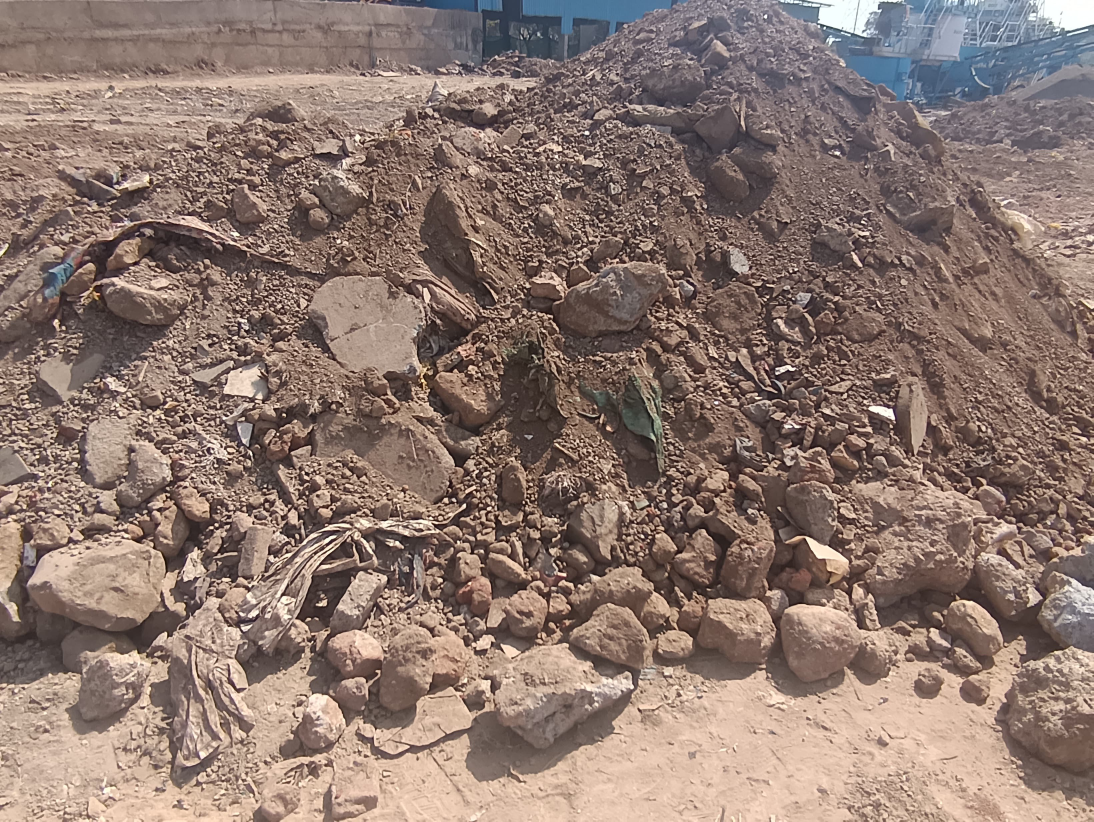
#> input picture 2.jpeg, 3280 x 2464 px (shown at 1/3 size)
$ jupyter execute --allow-errors Contours.ipynb   (shell and % lines are left out)
#> lines starting #> are read from the running program, lines starting #| are printed output that depends on the picture; after the words box and inside, x2 and y2 are one past the last pixel; in counts of white or black regions, pixels touching at a corner belong together
#> further down, image is the input picture: shape (2464, 3280, 3); mean B, G, R 111.8, 120.5, 141.3
# V1

## importing libraries

### Canny Edge Detection

[cell 1]
import os
import cv2
import numpy as np

# [30 lines left out: function img_to_polygons, not called in this run]

# Set the current working directory
path = os.getcwd()

# Define input and output directories
inputdir = os.path.join(path, "input")
outPut_dir = os.path.join(path, 'output')

# Create the output directory if it doesn't exist
os.makedirs(outPut_dir, exist_ok=True)

# List all files in the input directory
#> (the rest of this cell did not finish here and is left out)

# Test

[cell 2]
import os
import cv2
import numpy as np
# import imutils
import matplotlib.pyplot as plt

def show_contours_only(image, contours):
    # Create a black background
    black_background = np.zeros_like(image)

    # Draw contours on the black background
    cv2.drawContours(black_background, contours, -1, (255, 255, 255), 3)

    # Display the black background with white contours
    plt.imshow(cv2.cvtColor(black_background, cv2.COLOR_BGR2RGB))
    plt.title('Black Background')
    plt.axis('off')  # Hide the axis
    plt.show()

def img_to_polygons(img):
    image=img.copy()
    cordnt_list = []
    # kernel = np.ones((5, 5), np.uint8)

    t_lower = 50  # Lower Threshold
    t_upper = 150  # Upper threshold

# Applying the Canny Edge filter
    gray = cv2.cvtColor(image, cv2.COLOR_BGR2GRAY)
    edge = cv2.Canny(gray, t_lower, t_upper)
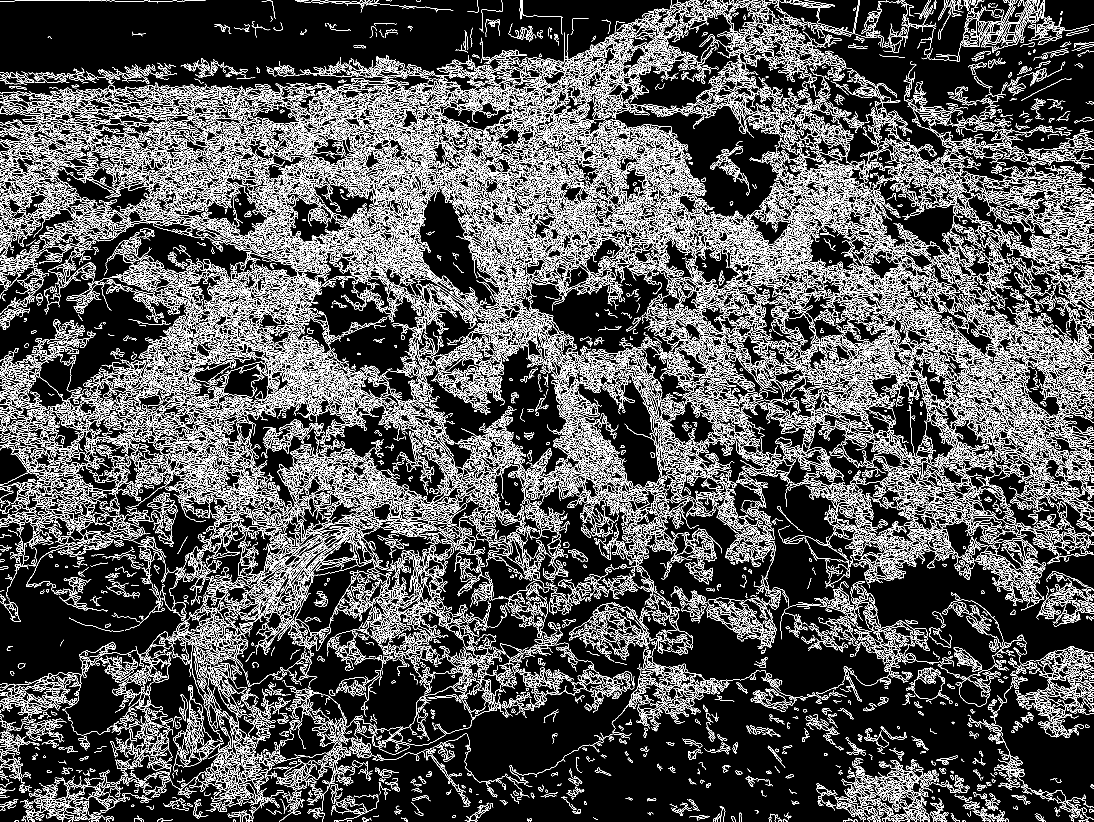
#> edge: shape (2464, 3280) (shown at 1/3 size); 13.7% white in thin lines or dots
    blur=cv2.GaussianBlur(edge,(11,11),0)
    dilated = cv2.dilate(blur,None, iterations=2)
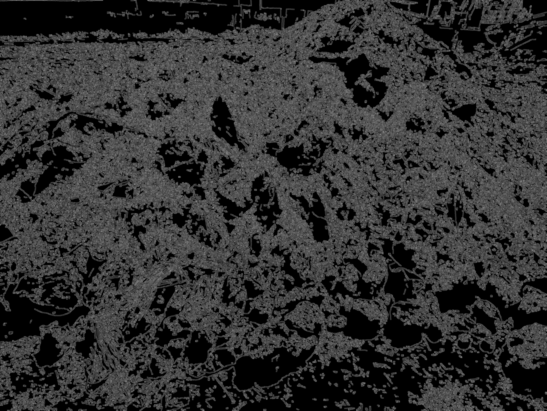
#> dilated: shape (2464, 3280) (shown at 1/6 size); min 0, max 131, mean 50.3
    eroded = cv2.erode(dilated,None,iterations=1)
    contours, hierarchy = cv2.findContours(eroded, cv2.RETR_LIST, cv2.CHAIN_APPROX_SIMPLE)
#> contours = 1424 contours, 151 with area under 20; largest, box (x1, y1, x2, y2) and area: (0, 0, 3280, 2464) 7110094, (2387, 2036, 3015, 2389) 78973, (1402, 2072, 1892, 2340) 68546, (1853, 322, 2336, 646) 61291, (2492, 85, 2963, 323) 40388
    # [15 lines of commented-out code are left out]
    print("Number of Contours found = " + str(len(contours)))
#| Number of Contours found = 1424
    contours=list(contours)
    image_copy=image.copy()
    cv2.drawContours(image_copy, contours, -1, (0, 255, 0), 3)
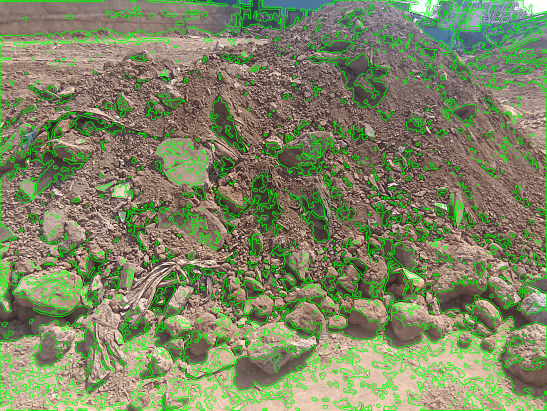
#> image_copy: shape (2464, 3280, 3) (shown at 1/6 size); mean B, G, R 100.6, 135.1, 127.5
    plt.imshow(cv2.cvtColor(image_copy, cv2.COLOR_BGR2RGB))
    plt.title('no filtering')
    plt.axis('off')  # Hide the axis
    plt.show()

    filtered_contours = [contour for contour in contours if cv2.contourArea(contour) >= 4000]
#> filtered_contours = 62 contours; largest, box (x1, y1, x2, y2) and area: (0, 0, 3280, 2464) 7110094, (2387, 2036, 3015, 2389) 78973, (1402, 2072, 1892, 2340) 68546, (1853, 322, 2336, 646) 61291, (2492, 85, 2963, 323) 40388
    image_copy=image.copy()

    print("Number of Contours found = " + str(len(filtered_contours)))
#| Number of Contours found = 62
    cv2.drawContours(image_copy, filtered_contours, -1, (0, 255, 0), 3)
    plt.imshow(cv2.cvtColor(image_copy, cv2.COLOR_BGR2RGB))
    plt.title('filter by area')
    plt.axis('off')  # Hide the axis
    plt.show()

    show_contours_only(image, filtered_contours)
#> in show_contours_only, `cv2.drawContours(black_background, contours, -1, (255, 255, 255), 3)`:
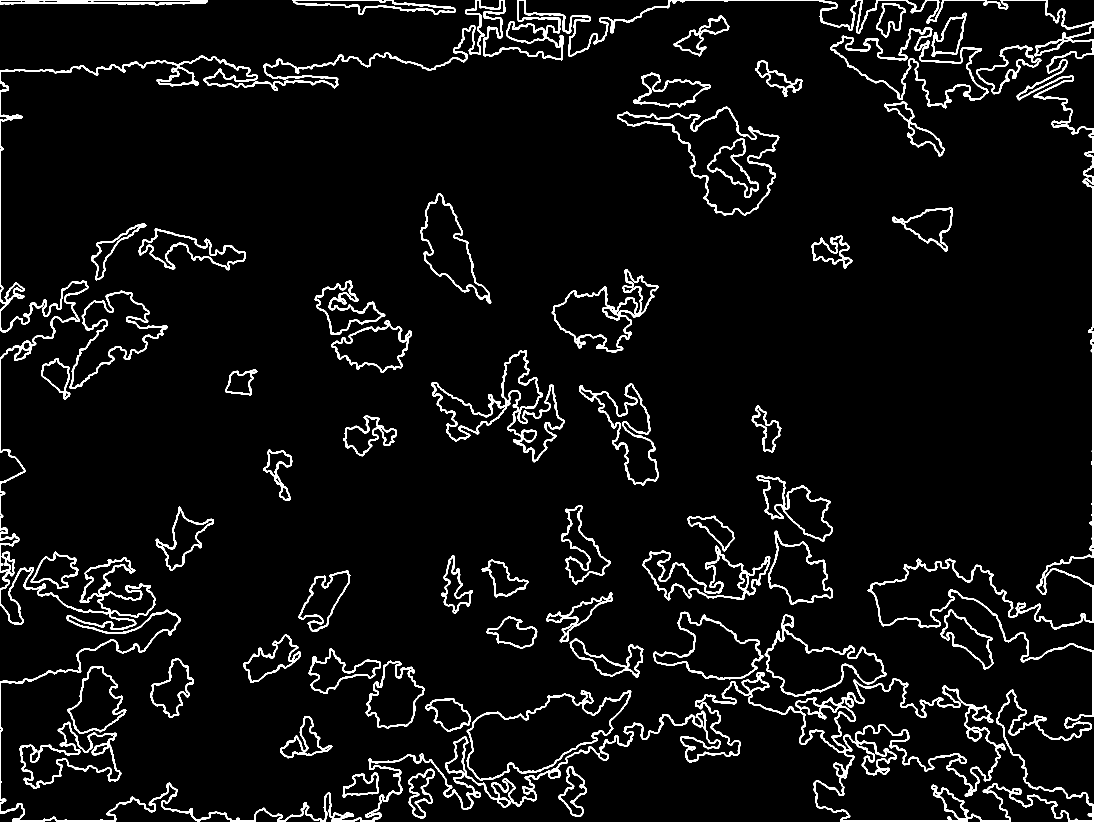
#> black_background: shape (2464, 3280, 3) (shown at 1/3 size); 4.9% white; 57 white regions
    # return cordnt_list
    return contours

# Set the current working directory
image=cv2.imread('2.jpeg')
img_to_polygons(image)
#> Out has the same summary as contours in img_to_polygons

[cell 3]
a=[1,2,3,4,5,6,7,8,9,10,11,12,13]
for i in a:
    if i%2==0:
        a.remove(i)
    print(a)

$ run again, with 1.jpeg copied over 2.jpeg
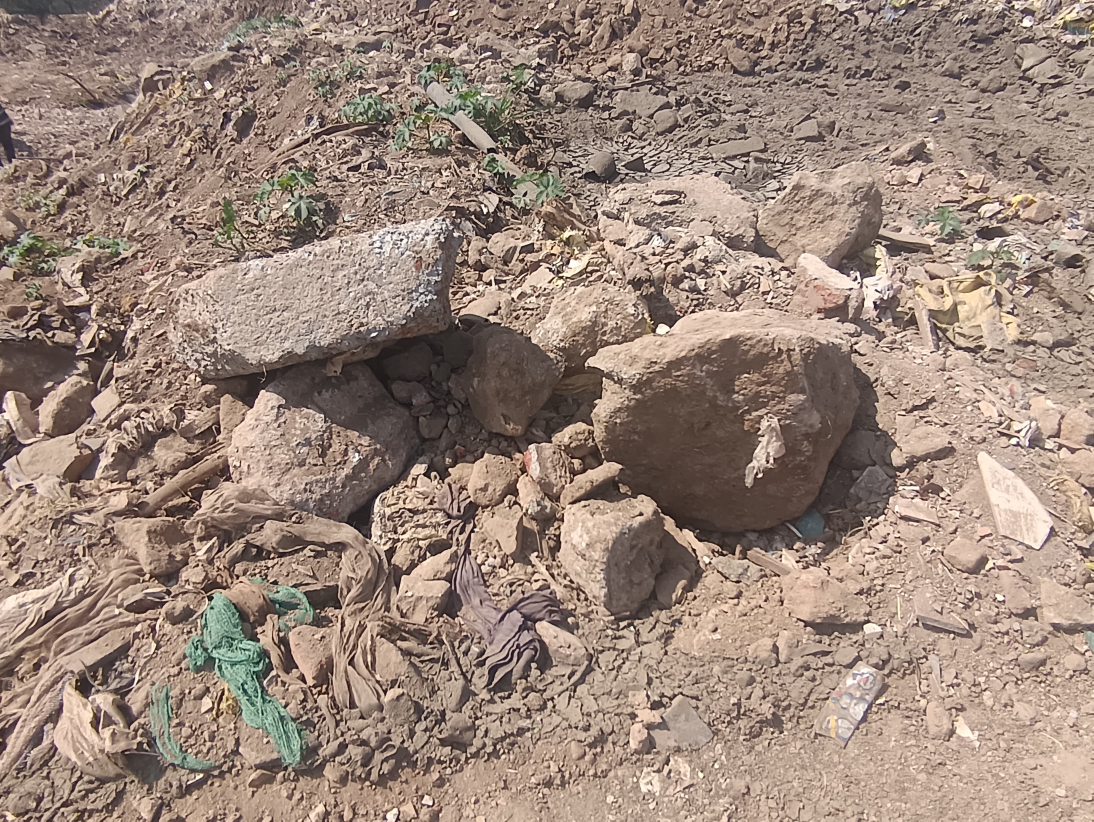
#> input picture 1.jpeg, 3280 x 2464 px (shown at 1/3 size)
#> image is the input picture: shape (2464, 3280, 3); mean B, G, R 123.1, 135.3, 155.7
#> in img_to_polygons, `edge = cv2.Canny(gray, t_lower, t_upper)`:
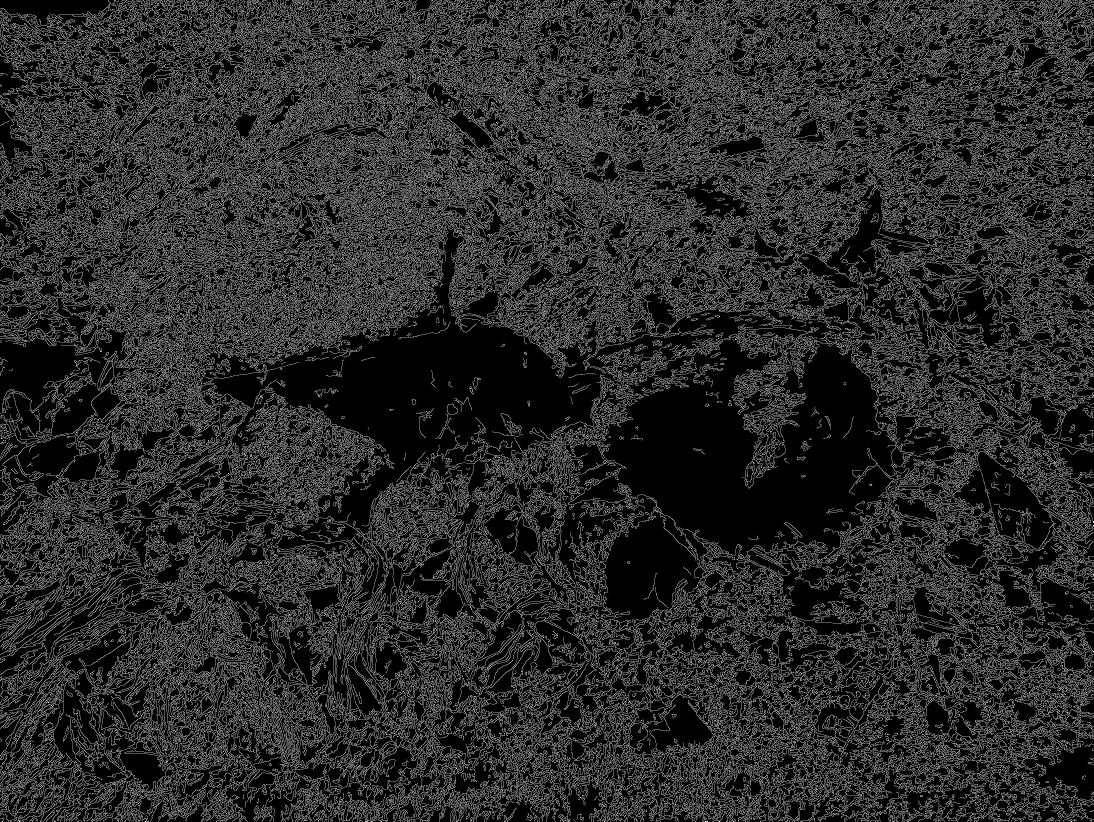
#> edge: shape (2464, 3280) (shown at 1/3 size); 16.6% white in thin lines or dots
#> contours = 1574 contours, 174 with area under 20; largest, box (x1, y1, x2, y2) and area: (0, 0, 3280, 2464) 7980522, (1816, 1024, 2676, 1663) 300934, (793, 700, 1798, 1580) 250913, (1819, 1550, 2091, 1858) 49391, (2938, 1360, 3148, 1641) 16574
#| Number of Contours found = 1574
#> filtered_contours = 21 contours; largest, box (x1, y1, x2, y2) and area: (0, 0, 3280, 2464) 7980522, (1816, 1024, 2676, 1663) 300934, (793, 700, 1798, 1580) 250913, (1819, 1550, 2091, 1858) 49391, (2938, 1360, 3148, 1641) 16574
#| Number of Contours found = 21
#> in show_contours_only, `cv2.drawContours(black_background, contours, -1, (255, 255, 255), 3)`:
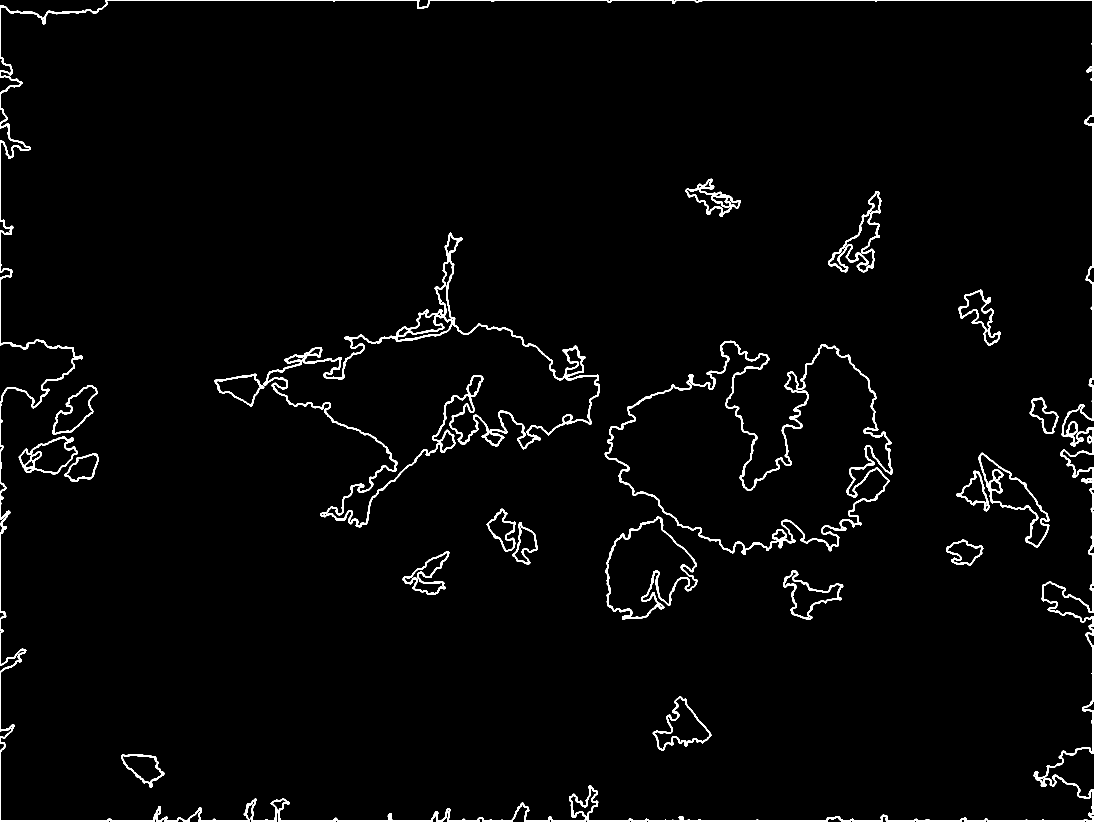
#> black_background: shape (2464, 3280, 3) (shown at 1/3 size); 2.2% white; 21 white regions
#> Out has the same summary as contours in img_to_polygons

$ run again, with 3.jpeg copied over 2.jpeg
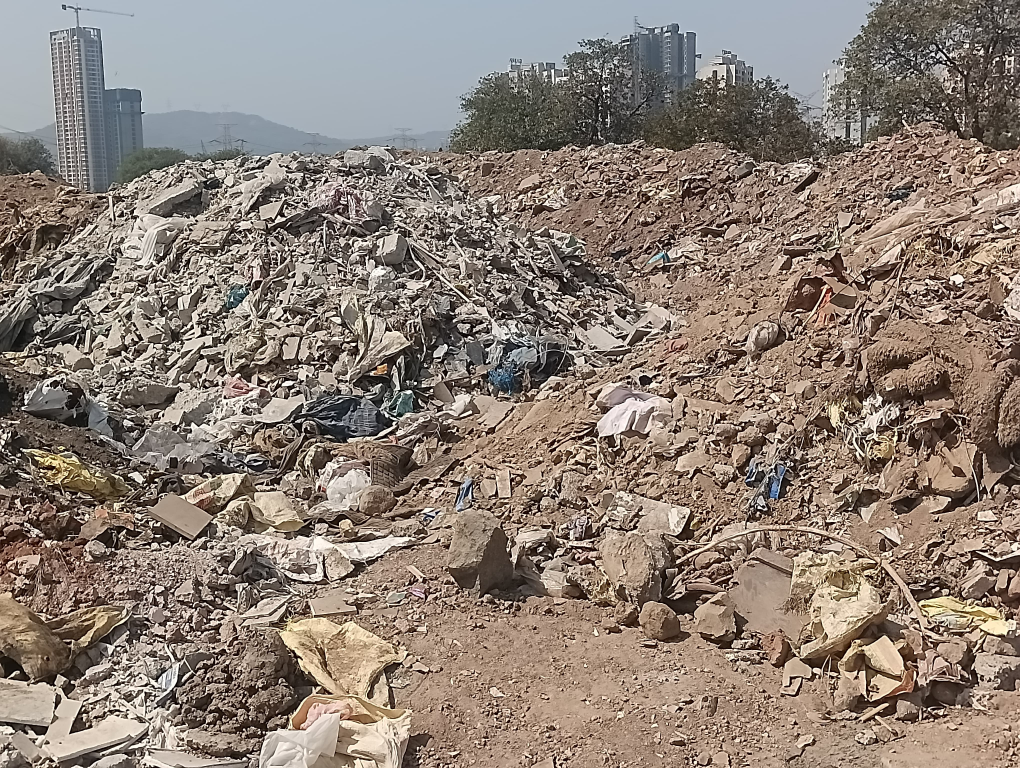
#> input picture 3.jpeg, 4080 x 3072 px (shown at 1/4 size)
#> image is the input picture: shape (3072, 4080, 3); mean B, G, R 118.3, 128.2, 141.2
#> in img_to_polygons, `edge = cv2.Canny(gray, t_lower, t_upper)`:
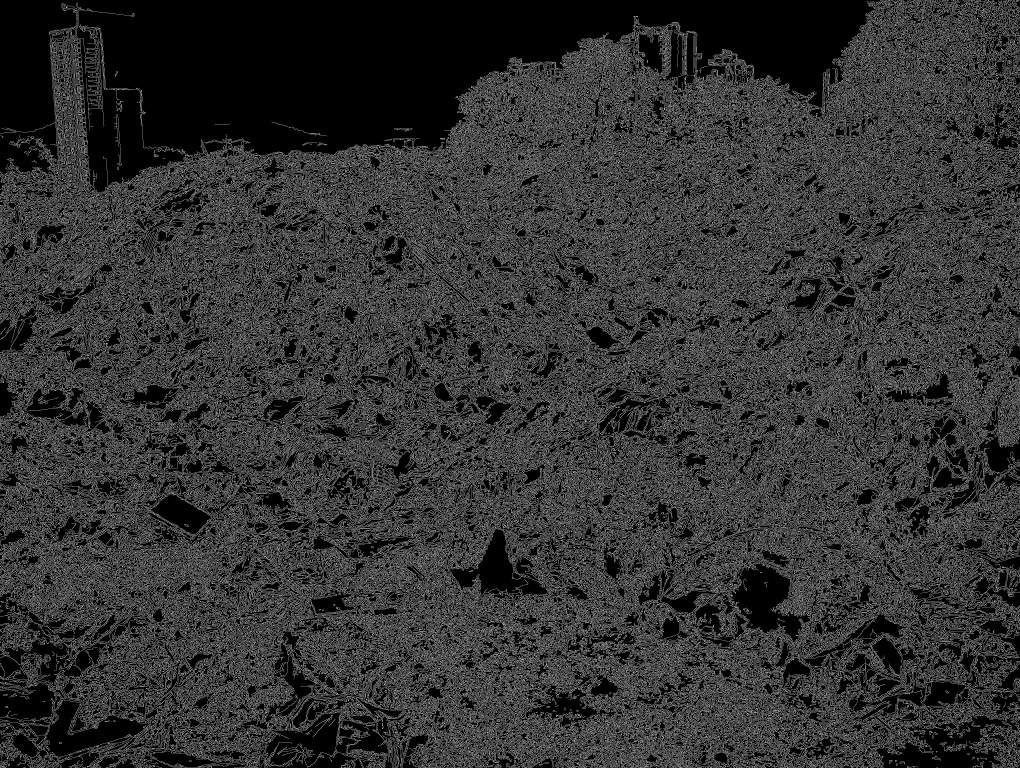
#> edge: shape (3072, 4080) (shown at 1/4 size); 19.9% white in thin lines or dots
#> contours = 1112 contours, 130 with area under 20; largest, box (x1, y1, x2, y2) and area: (0, 0, 4080, 3072) 11164285, (351, 363, 730, 764) 63734, (2934, 2260, 3200, 2558) 36472, (191, 2806, 571, 3022) 30877, (1809, 2123, 2100, 2368) 25252
#| Number of Contours found = 1112
#> filtered_contours = 22 contours; largest, box (x1, y1, x2, y2) and area: (0, 0, 4080, 3072) 11164285, (351, 363, 730, 764) 63734, (2934, 2260, 3200, 2558) 36472, (191, 2806, 571, 3022) 30877, (1809, 2123, 2100, 2368) 25252
#| Number of Contours found = 22
#> in show_contours_only, `cv2.drawContours(black_background, contours, -1, (255, 255, 255), 3)`:
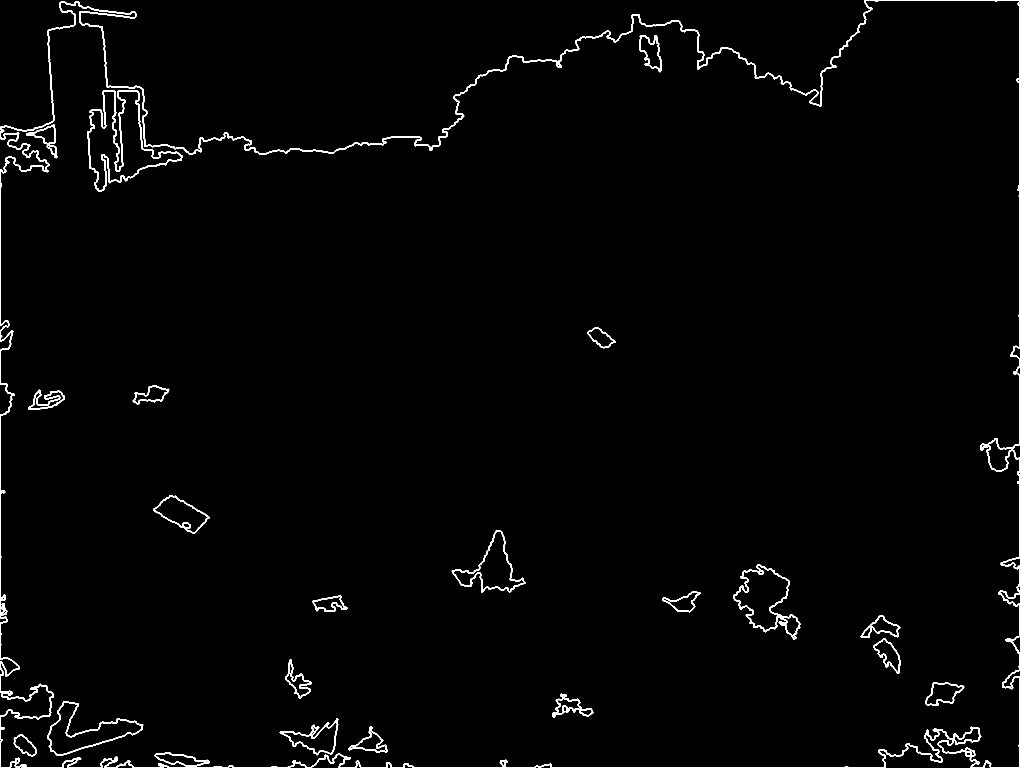
#> black_background: shape (3072, 4080, 3) (shown at 1/4 size); 1.3% white; 22 white regions
#> Out has the same summary as contours in img_to_polygons
